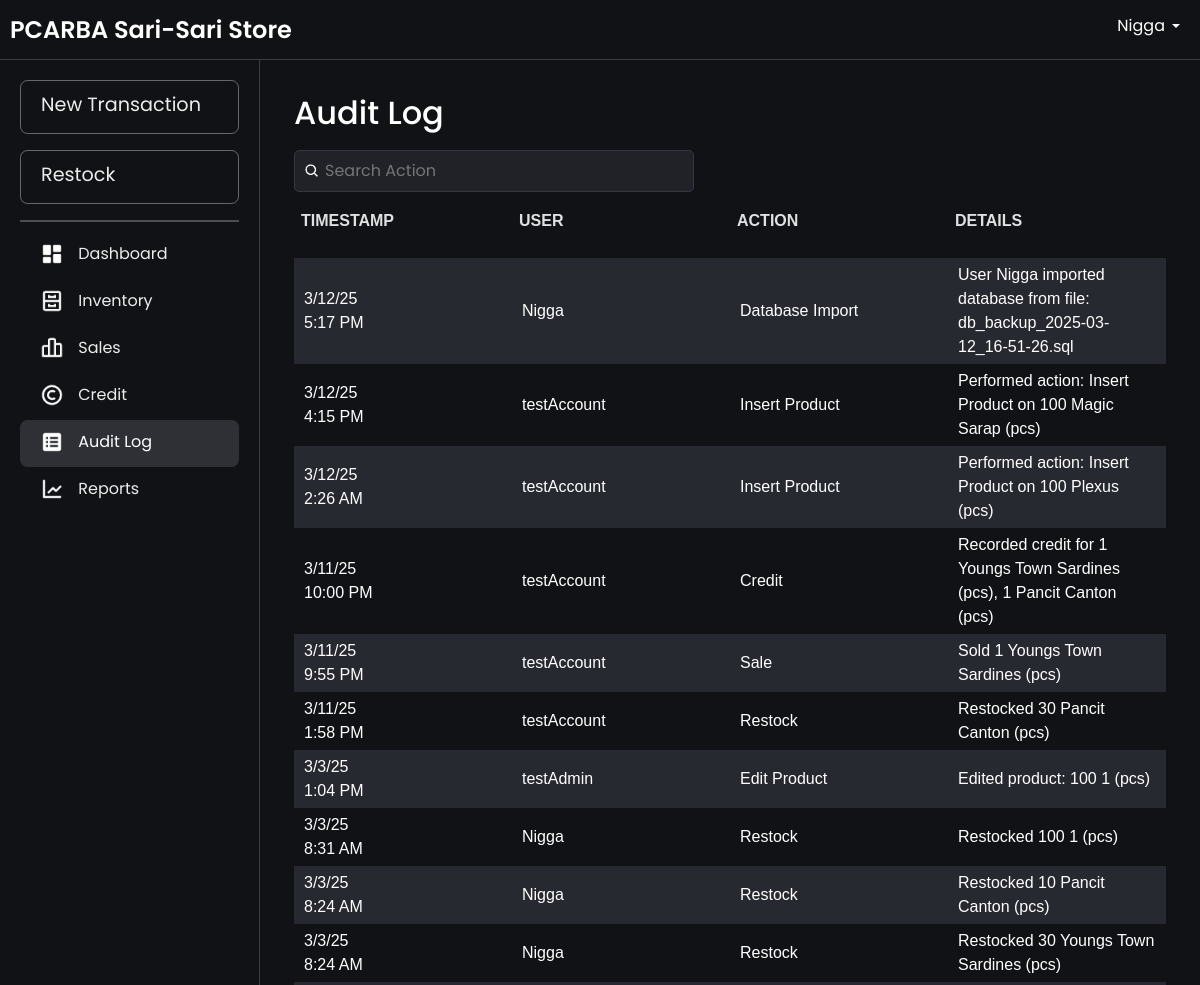
Page /audit_logs.php (signed in, upper part) on the earlier database version.
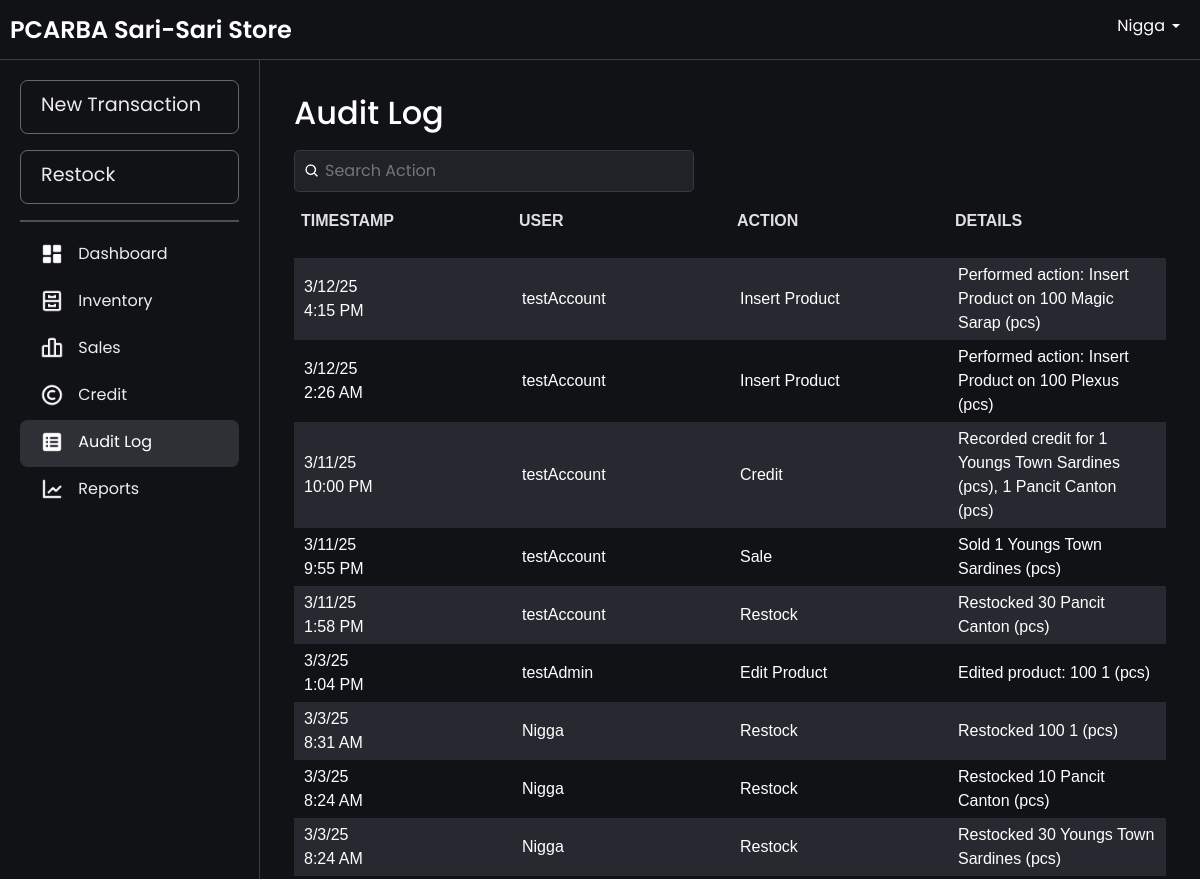
Same page on the later database version.
### tables this page shows
CREATE TABLE `audit_logs` (
  `logId` int(11) NOT NULL AUTO_INCREMENT,
  `action` varchar(50) NOT NULL COMMENT 'Type of action (e.g., Add Product, Restock, Sale, etc.)',
  `details` text DEFAULT NULL COMMENT 'Details of the action (e.g., JSON or descriptive text)',
  `userId` int(11) NOT NULL COMMENT 'User who performed the action',
  `timestamp` timestamp NOT NULL DEFAULT current_timestamp() COMMENT 'Time of the action',
  PRIMARY KEY (`logId`),
  KEY `users_audit_logs` (`userId`),
  CONSTRAINT `users_audit_logs` FOREIGN KEY (`userId`) REFERENCES `users` (`userId`) ON DELETE CASCADE
);

CREATE TABLE `users` (
  `userId` int(11) NOT NULL AUTO_INCREMENT,
  `username` varchar(50) NOT NULL,
  `password` varchar(255) NOT NULL,
  `login_count` int(11) DEFAULT 0,
  PRIMARY KEY (`userId`),
  UNIQUE KEY `username` (`username`)
);

### audit_logs.php (the view, shortened to what this page needs)
<?php
include 'db.php';
$query = "SELECT a.logId, a.action, a.details, a.timestamp, u.username
          FROM audit_logs a
          JOIN users u ON a.userId = u.userId
          ORDER BY a.timestamp DESC";
$result = $conn->query($query);
$logs = $result->fetch_all(MYSQLI_ASSOC);
?>
<!DOCTYPE html>
<html lang="en">
<head>
    <link rel="stylesheet" href="css/bootstrap.min.css">
    <link rel="stylesheet" href="css/layer1.css">
</head>
<body>
    <?php include 'navbar.php'; ?>
    <div class="main-content fade-in">
        <div class="container">
            <div class="header-container">
                <h2>Audit Log</h2>
                <div class="search-container">
                    <div class="search-wrapper">
                        <img src="images/search-icon.png" alt="Search" class="search-icon">
                        <input type="text" id="searchBar" placeholder="Search Action" onkeyup="filterLogs(); toggleClearIcon();">
                    </div>
                </div>
            </div>
            <div class="table-wrapper">
                <table id="logsTable" width="100%">
                    <thead>
                        <tr align="left">
                            <th>Timestamp</th>
                            <th>User</th>
                            <th>Action</th>
                            <th>Details</th>
                        </tr>
                    </thead>
                    <tbody>
                        <?php if (empty($logs)) { ?>
                            <tr>
                                <td colspan="4" style="text-align: center;">No logs found.</td>
                            </tr>
                        <?php } else { ?>
                            <?php foreach ($logs as $log) {
                                $date = !empty($log['timestamp'])
                                    ? date("n/j/y", strtotime($log['timestamp'])) . "<br>" . date("g:i A", strtotime($log['timestamp']))
                                    : 'N/A';
                            ?>
                                <tr>
                                    <td><?php echo $date; ?></td>
                                    <td><?php echo htmlspecialchars($log['username']); ?></td>
                                    <td><?php echo htmlspecialchars($log['action']); ?></td>
                                    <td><?php echo htmlspecialchars($log['details']); ?></td>
                                </tr>
                            <?php } ?>
                        <?php } ?>
                    </tbody>
                </table>
            </div>
        </div>
    </div>
</body>
</html>

Differences in the rows shown:
removed audit_logs: timestamp "3/12/25", timestamp "5:17 PM", userId.username "Nigga", action "Database Import", details "User Nigga imported database from file: db_backup_2025-03-12_16-51-26.sql"
